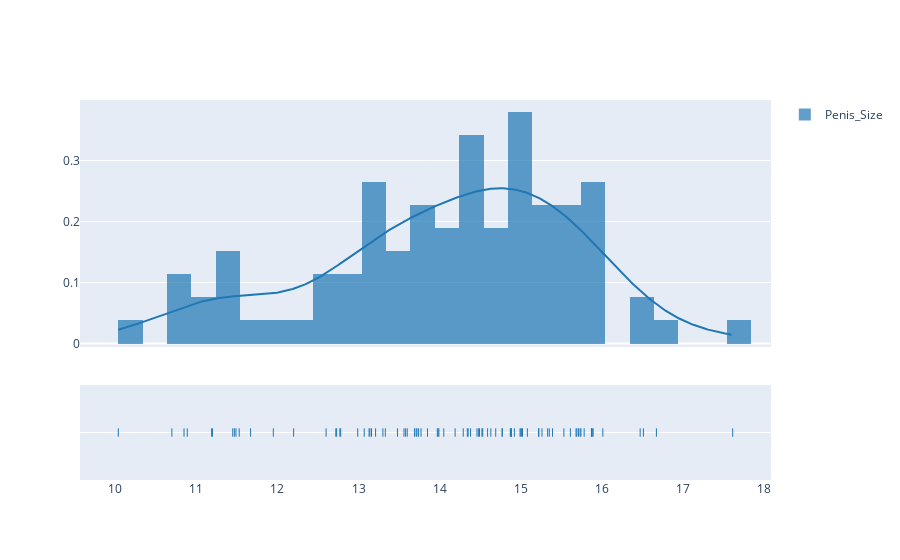

Here is the notebook cell this chart was saved with:
### Code cell
column = 'Penis_Size'

ff.create_distplot([df[column].values], [column], bin_size = 0.3)

### Figure 1 — Plotly figure (JSON) as saved in the notebook; plotly's stock layout.template omitted (floating-point values rounded to 4 significant figures; data arrays with more than 128 entries replaced by an {"elided": "..."} marker saying what was removed)
{"data": [{"autobinx": false, "histnorm": "probability density", "legendgroup": "Penis_Size", "marker": {"color": "rgb(31, 119, 180)"}, "name": "Penis_Size", "opacity": 0.7, "type": "histogram", "x": [17.61, 16.67, 16.51, 16.47, 16.01, 15.89, 15.88, 15.87, 15.87, 15.78, 15.74, 15.73, 15.71, 15.69, 15.68, 15.61, 15.53, 15.39, 15.35, 15.33, 15.26, 15.22, 15.22, 15.08, 15.02, 15.01, 15, 14.99, 14.92, 14.88, 14.88, 14.88, 14.87, 14.77, 14.77, 14.69, 14.63, 14.59, 14.53, 14.52, 14.49, 14.48, 14.46, 14.38, 14.35, 14.34, 14.29, 14.19, 14.05, 13.99, 13.98, 13.97, 13.85, 13.77, 13.74, 13.72, 13.71, 13.69, 13.6, 13.58, 13.56, 13.48, 13.33, 13.3, 13.21, 13.16, 13.14, 13.13, 13.07, 12.99, 12.78, 12.77, 12.73, 12.72, 12.6, 12.2, 11.95, 11.67, 11.53, 11.49, 11.47, 11.45, 11.2, 11.19, 10.89, 10.85, 10.7, 10.04], "xaxis": "x", "xbins": {"end": 17.61, "size": 0.3, "start": 10.04}, "yaxis": "y"}, {"legendgroup": "Penis_Size", "marker": {"color": "rgb(31, 119, 180)"}, "mode": "lines", "name": "Penis_Size", "showlegend": false, "type": "scatter", "x": {"elided": "500 float values"}, "xaxis": "x", "y": {"elided": "500 float values"}, "yaxis": "y"}, {"legendgroup": "Penis_Size", "marker": {"color": "rgb(31, 119, 180)", "symbol": "line-ns-open"}, "mode": "markers", "name": "Penis_Size", "showlegend": false, "type": "scatter", "x": [17.61, 16.67, 16.51, 16.47, 16.01, 15.89, 15.88, 15.87, 15.87, 15.78, 15.74, 15.73, 15.71, 15.69, 15.68, 15.61, 15.53, 15.39, 15.35, 15.33, 15.26, 15.22, 15.22, 15.08, 15.02, 15.01, 15, 14.99, 14.92, 14.88, 14.88, 14.88, 14.87, 14.77, 14.77, 14.69, 14.63, 14.59, 14.53, 14.52, 14.49, 14.48, 14.46, 14.38, 14.35, 14.34, 14.29, 14.19, 14.05, 13.99, 13.98, 13.97, 13.85, 13.77, 13.74, 13.72, 13.71, 13.69, 13.6, 13.58, 13.56, 13.48, 13.33, 13.3, 13.21, 13.16, 13.14, 13.13, 13.07, 12.99, 12.78, 12.77, 12.73, 12.72, 12.6, 12.2, 11.95, 11.67, 11.53, 11.49, 11.47, 11.45, 11.2, 11.19, 10.89, 10.85, 10.7, 10.04], "xaxis": "x", "y": ["Penis_Size", "Penis_Size", "Penis_Size", "Penis_Size", "Penis_Size", "Penis_Size", "Penis_Size", "Penis_Size", "Penis_Size", "Penis_Size", "Penis_Size", "Penis_Size", "Penis_Size", "Penis_Size", "Penis_Size", "Penis_Size", "Penis_Size", "Penis_Size", "Penis_Size", "Penis_Size", "Penis_Size", "Penis_Size", "Penis_Size", "Penis_Size", "Penis_Size", "Penis_Size", "Penis_Size", "Penis_Size", "Penis_Size", "Penis_Size", "Penis_Size", "Penis_Size", "Penis_Size", "Penis_Size", "Penis_Size", "Penis_Size", "Penis_Size", "Penis_Size", "Penis_Size", "Penis_Size", "Penis_Size", "Penis_Size", "Penis_Size", "Penis_Size", "Penis_Size", "Penis_Size", "Penis_Size", "Penis_Size", "Penis_Size", "Penis_Size", "Penis_Size", "Penis_Size", "Penis_Size", "Penis_Size", "Penis_Size", "Penis_Size", "Penis_Size", "Penis_Size", "Penis_Size", "Penis_Size", "Penis_Size", "Penis_Size", "Penis_Size", "Penis_Size", "Penis_Size", "Penis_Size", "Penis_Size", "Penis_Size", "Penis_Size", "Penis_Size", "Penis_Size", "Penis_Size", "Penis_Size", "Penis_Size", "Penis_Size", "Penis_Size", "Penis_Size", "Penis_Size", "Penis_Size", "Penis_Size", "Penis_Size", "Penis_Size", "Penis_Size", "Penis_Size", "Penis_Size", "Penis_Size", "Penis_Size", "Penis_Size"], "yaxis": "y2"}], "layout": {"barmode": "overlay", "hovermode": "closest", "legend": {"traceorder": "reversed"}, "xaxis": {"anchor": "y2", "domain": [0, 1], "zeroline": false}, "yaxis": {"anchor": "free", "domain": [0.35, 1], "position": 0}, "yaxis2": {"anchor": "x", "domain": [0, 0.25], "dtick": 1, "showticklabels": false}}}
